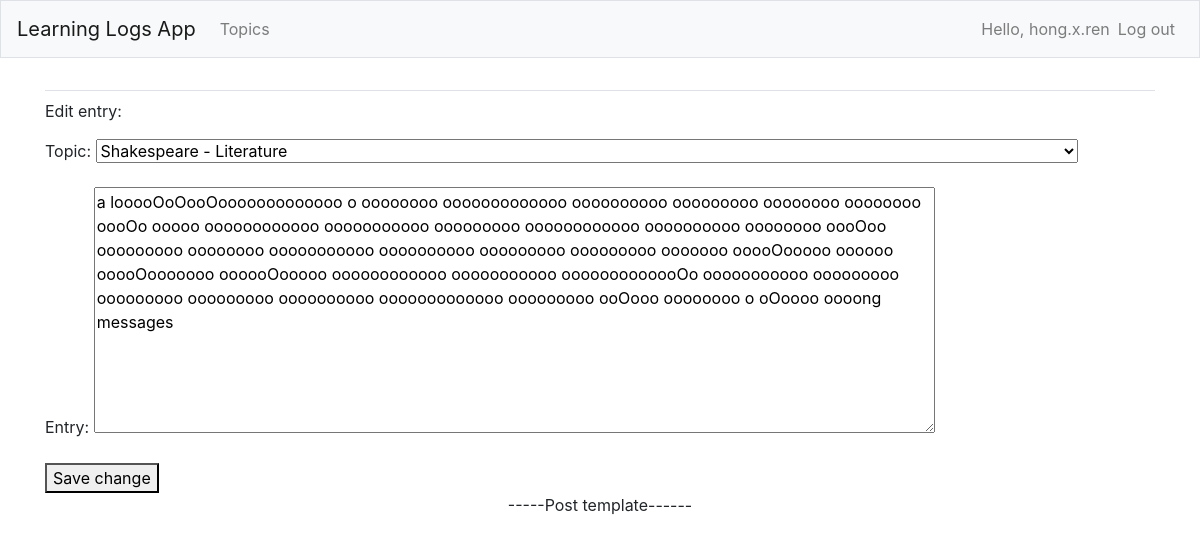
Page /ll/edit_entry/2/ (signed in) on the committed database.
### learning_logs_app/models.py (models this page shows, shortened)
class Entry( models.Model ):
    topic = models.ForeignKey( Topic, on_delete = models.CASCADE )
    text = models.TextField()
    date_added = models.DateTimeField( auto_now_add = True )
    class Meta:
        verbose_name_plural = 'entries'

class Topic( models.Model ):
    LITERATURE = 'LI'
    SPORTS = 'SP'
    EDUCATION = 'ED'
    CHILDEDU = 'CED'
    ADULTEDU = 'AED'
    MISCELLANEOUS = 'MI'
    TOPIC_CATE_CHOICES = [
        ( LITERATURE, 'Literature' ),
        ( SPORTS, 'Sports' ),
        ( EDUCATION, (
                ( CHILDEDU, 'Children Education' ),
                ( ADULTEDU, 'Adult Education' ),
            ),
        ),
        ( MISCELLANEOUS, 'Miscellaneous'),
    ]
    topic_cate = models.CharField(
        max_length = 3,
        choices = TOPIC_CATE_CHOICES,
        default = LITERATURE
    )
    owner = models.ForeignKey( User, on_delete = models.CASCADE )
    text = models.CharField( max_length = 200 )
    date_added = models.DateTimeField( auto_now_add = True )
    def __str__( self ):
        return f"{ self.text } - { self.get_topic_cate_display() }"

### learning_logs_app/views.py (the view)
# urls.py: path( 'edit_entry/<int:entry_id>/', views.edit_entry, name = 'edit_entry' ),
@login_required
def edit_entry( request, entry_id ):
    entry = Entry.objects.get( id = entry_id )
    topic = entry.topic
    if not_owner( request, topic ):
        raise Http404
    if request.method != 'POST': #initial request filling the form
        form = EntryAnyForm( instance = entry )
    else: #post submitted data for update
        form = EntryAnyForm( instance = entry, data = request.POST )
        if form.is_valid():
            form.save()
            return redirect( 'learning_logs_app:topic', topic_id = topic.id )
    context = { 'form' : form, 'topic' : topic, 'entry' : entry }
    return render( request, 'learning_logs_app/edit_entry.html', context )

### learning_logs_app/forms.py
class EntryAnyForm( forms.ModelForm ):
    class Meta:
        model = Entry
        fields = [ 'topic', 'text' ]
        labels = { 'topic' : 'Topic:', 'text' : 'Entry:' }
        widgets = { 'text' : forms.Textarea( attrs = { 'cols' : 80 } ) }

### learning_logs_app/views.py (called while the page is built)
def not_owner( request, obj ):
    return obj.owner != request.user

### learning_logs_app/templates/learning_logs_app/edit_entry.html (shortened to what this page needs)
{% extends 'learning_logs_app/base.html' %}
{% block content %}
  <p>Edit entry:</p>
  <form action = "{% url 'learning_logs_app:edit_entry' entry.id %}" method = 'POST'>
    {{ form.as_p }}
    <button name = 'Submit'>Save change</button>
  </form>
{% endblock content %}

### learning_logs_app/templates/learning_logs_app/base.html (shortened to what this page needs)
{% load bootstrap4 %}
<!doctype html>
<html lang = 'en'>
  <head>
    {% bootstrap_css %}
  </head>
  <body>
    <nav class = 'navbar navbar-expand-md navbar-light bg-light mb-4 border'/>
      <a class = 'navbar-brand' href = "{% url 'learning_logs_app:index' %}">Learning Logs App</a>
      <div class = 'collapse navbar-collapse' id = 'navbarCollapse'>
        <ul class = 'navbar-nav mr-auto'>
          <li class = 'nav-item'>
            <a class = 'nav-link' href = "{% url 'learning_logs_app:topics' %}">Topics</a>
          </li>
        </ul>
        <ul class = 'navbar-nav ml-auto'>
          {% if user.is_authenticated %}
            <li class = 'nav-item'>
              <span class = 'navbar-text'>Hello, {{ user.username }}</span>
            </li>
	    <li class = 'nav-item'>
              <a class = 'nav-link' href = "{% url 'users:logout' %}">Log out</a>
            </li>
          {% endif %}
        </ul>
      </div>
    <main role = 'main' class = 'container'>
      <div class = 'pb-2 mb-2 border-bottom'>
      </div>
      <div>
        {% block content %} {% endblock content %}
      </div>
<p align = 'center' >-----Post template------</p>
    </main>
  </body>
</html>

### rows in the picture
Entry: topic "Shakespeare - Literature"
Topic: text "a looooOoOooOooooooooooooo o oooooooo ooooooooooooo oooooooooo ooooooooo oooooooo oooooooo oooOo ooooo oooooooooooo ooooooooooo ooooooooo oooooooooooo oooooooooo oooooooo oooOoo ooooooooo oooooooo ooooooooooo oooooooooo ooooooooo ooooooooo ooooooo ooooOooooo oooooo ooooOooooooo oooooOooooo oooooooooooo ooooooooooo ooooooooooooOo ooooooooooo ooooooooo ooooooooo ooooooooo oooooooooo ooooooooooooo ooooooooo ooOooo oooooooo o oOoooo oooong messages"

### other values in the picture
{{ user.username }} "hong.x.ren"
